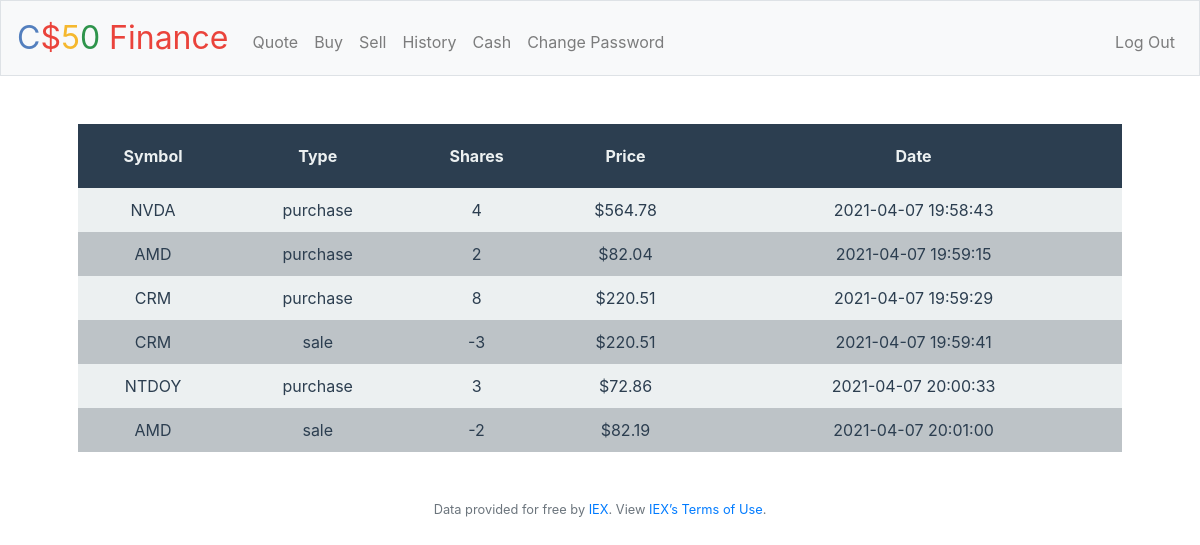
The app's page /history (signed in) with its own data.
### tables this page shows
CREATE TABLE transactions_history (id INTEGER NOT NULL, id_symbol INTEGER, id_user INTEGER, id_transaction_type INTEGER, shares INTEGER, unit_value NUMERIC NOT NULL, transaction_dt DATE, PRIMARY KEY(id));

CREATE TABLE symbols (id INTEGER NOT NULL, symbol TEXT NOT NULL, PRIMARY KEY(id));

CREATE TABLE transactions_type (id INTEGER NOT NULL, transaction_type TEXT NOT NULL, PRIMARY KEY(id));

### application.py (the view)
@app.route("/history")
@login_required
def history():
    transaction_list = db.execute("SELECT * FROM transactions_history WHERE id_user = ?", session["user_id"])
    row_counter = 0
    def add_data_transaction_list(transaction_dict):
        get_symbol_label = db.execute("SELECT symbol FROM symbols WHERE id = ?", transaction_dict["id_symbol"])
        transaction_dict["label_symbol"] = get_symbol_label[0]["symbol"]
        get_transaction_type = db.execute("SELECT transaction_type FROM transactions_type WHERE id = ?", transaction_dict["id_transaction_type"])
        transaction_dict["transaction_type"] = get_transaction_type[0]["transaction_type"]
    for dict in transaction_list:
        add_data_transaction_list(dict)
        row_counter += 1
        row_even_odd = row_counter % 2
        print(row_counter)
        print(row_even_odd)
        if row_even_odd == 1:
            dict["row_style"] = "row-style-1"
        else:
            dict["row_style"] = "row-style-2"
    return render_template("history.html", transaction_list=transaction_list)

### application.py (called while the page is built)
@app.after_request
def after_request(response):
    response.headers["Cache-Control"] = "no-cache, no-store, must-revalidate"
    response.headers["Expires"] = 0
    response.headers["Pragma"] = "no-cache"
    return response

### helpers.py (called while the page is built)
def login_required(f):
    @wraps(f)
    def decorated_function(*args, **kwargs):
        if session.get("user_id") is None:
            return redirect("/login")
        return f(*args, **kwargs)
    return decorated_function

### templates/history.html (shortened to what this page needs)
{% extends "layout.html" %}
{% block main %}
    <table>
        <tr class="table-header">
            <th>Symbol</th>
            <th>Type</th>
            <th>Shares</th>
            <th>Price</th>
            <th>Date</th>
        </tr>
        {% for dict in transaction_list %}
        <tr class="table-row {{dict.row_style}}">
            <td>{{dict.label_symbol}}</td>
            <td>{{dict.transaction_type}}</td>
            <td>{{dict.shares}}</td>
            <td>${{dict.unit_value}}</td>
            <td>{{dict.transaction_dt}}</td>
        </tr>
        {% endfor %}
    </table>
{% endblock %}

### static/styles.css (style rules this page uses)
table { width:100%; }
.table-header { background-color:#2c3e50; color:#ecf0f1; }
.table-header th { padding: 20px 0 !important; }
.table-row td { padding:10px 0 !important; color:#2c3e50; }
.row-style-1 { background-color:#ecf0f1; }
.row-style-2 { background-color:#bdc3c7; }

### records on screen
transactions_history: label_symbol "NVDA", transaction_type "purchase", shares "4", unit_value "564.78", transaction_dt "2021-04-07 19:58:43"
transactions_history: label_symbol "AMD", transaction_type "purchase", shares "2", unit_value "82.04", transaction_dt "2021-04-07 19:59:15"
transactions_history: label_symbol "CRM", transaction_type "purchase", shares "8", unit_value "220.51", transaction_dt "2021-04-07 19:59:29"
transactions_history: label_symbol "CRM", transaction_type "sale", shares "-3", unit_value "220.51", transaction_dt "2021-04-07 19:59:41"
transactions_history: label_symbol "NTDOY", transaction_type "purchase", shares "3", unit_value "72.86", transaction_dt "2021-04-07 20:00:33"
transactions_history: label_symbol "AMD", transaction_type "sale", shares "-2", unit_value "82.19", transaction_dt "2021-04-07 20:01:00"
